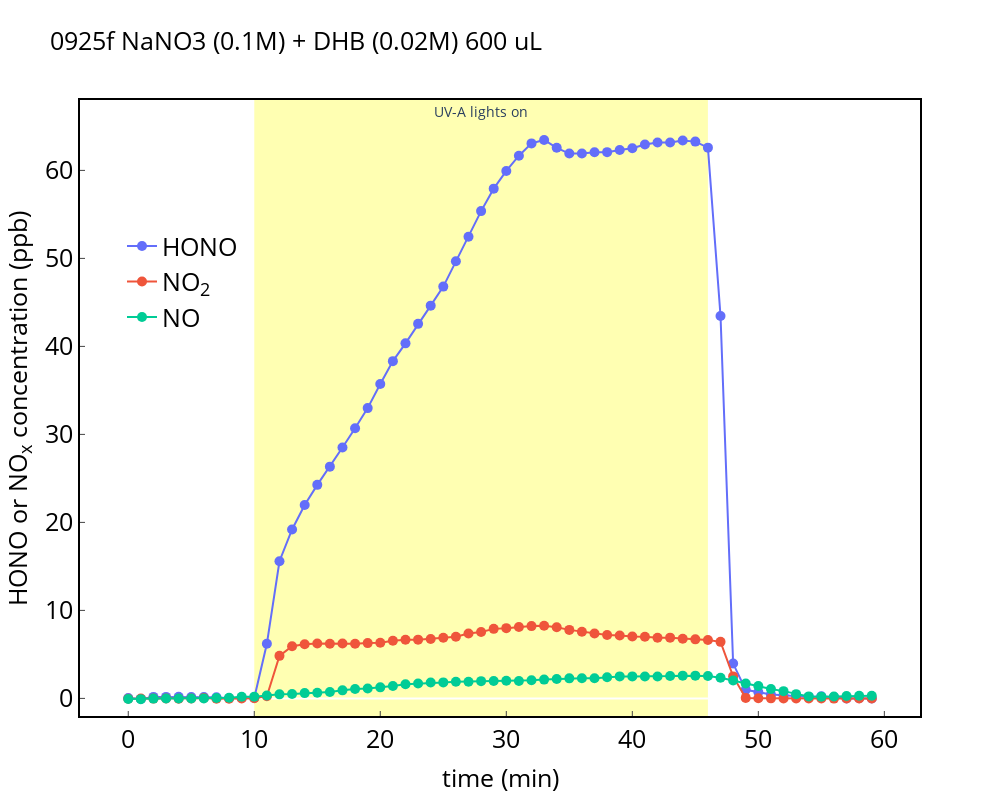

Here is the notebook cell this chart was saved with:
### Code cell
df=pd.merge(pd.merge(pd.merge(df_hono_icad,df_no2_icad,on='date_time'),df_nox_t200,on='date_time'),df_rh,on='date_time')
# df=pd.merge(pd.merge(df_hono_icad,df_no2_icad,on='date_time'),df_nox_t200,on='date_time')
# df=pd.merge(df_hono_icad,df_no2_icad,on='date_time')

# correct HONO background
print(df[df['date_time'] == '2023-09-25 18:03:00'])
# df.hono=df.hono-df.hono[46:76].mean()
time_start=576-10
df=df[time_start:time_start+30+30]
# df=df[time_start:time_start+39]

x_minutes=(df['date_time'] - df['date_time'][time_start]).dt.total_seconds().div(60).astype(int)
df['x_minutes']=x_minutes

x= df.x_minutes
# x= df.date_time

fig_1= go.Figure()
fig_1.add_trace(go.Scatter(x=x,y=df.hono,yaxis = "y1",mode='markers+lines',marker_size=10,line_width=2,name="HONO"))
fig_1.add_trace(go.Scatter(x= x,y=df.no2,yaxis = "y1",mode='markers+lines',marker_size=10,line_width=2,name="NO<sub>2</sub>"))
fig_1.add_trace(go.Scatter(x= x,y=df.no,yaxis = "y1",mode='markers+lines',marker_size=10,line_width=2,name="NO"))

# fig_1.add_trace(go.Scatter(x= df.date_time,y=df.no,yaxis = "y1",mode='markers+lines',marker_size=10,line_width=2,name="NO"))
# fig_1.add_trace(go.Scatter(x= df.date_time,y=df.no+df.no2+df.hono,yaxis = "y1",mode='markers+lines',marker_size=10,line_width=2,name="no"))
fig_1.update_layout(title='0925f NaNO3 (0.1M) + DHB (0.02M) 600 uL ',titlefont=dict(color="black",size=25))
# fig_1.update_layout( bargap=0)
fig_1.update_layout(
  plot_bgcolor = 'white',paper_bgcolor = 'white',autosize=False,width=1000, height=800,
    xaxis=dict( title="time (min)",titlefont=dict(color="black",size=25),showline=True, mirror= True,tickfont=dict(color='black',size=25 ),linecolor="black", linewidth=2,ticks='inside'),
    yaxis=dict( title='HONO or NO<sub>x</sub> concentration (ppb)', 
               range=[-2,68],
               titlefont=dict(color="black",size=25),mirror= True,tickfont=dict(color='black',size=25 ),linecolor="black", linewidth=2,ticks='inside'),
    yaxis2=dict(title='',titlefont=dict(color="black",size=25),tickfont=dict(color="black" ,size=25),ticks='inside',anchor="free",overlaying="y", side="right", position=1, linecolor="black", linewidth=2,showticklabels = True) )
fig_1.update_layout(legend=dict(yanchor="top",y=0.8 ,xanchor="left",x=0.05,  font=dict( size=25,color="black")))
fig_1.update_layout(xaxis=dict(showgrid=False),
              yaxis=dict(showgrid=False)
)

fig_1.add_vrect(x0=10, x1=46,annotation_text="UV-A lights on", annotation_position="top",annotation_font_size=14,fillcolor="yellow", opacity=0.3,layer="below", line_width=0)

config = {'displayModeBar': True}
fig_1.show(config=config)
# fig_1.to_image('3.jpeg')

### Figure 1 — Plotly figure (JSON) as saved in the notebook; plotly's stock layout.template omitted (floating-point values rounded to 4 significant figures)
{"data": [{"line": {"width": 2}, "marker": {"size": 10}, "mode": "markers+lines", "name": "HONO", "type": "scatter", "x": [0, 1, 2, 3, 4, 5, 6, 7, 8, 9, 10, 11, 12, 13, 14, 15, 16, 17, 18, 19, 20, 21, 22, 23, 24, 25, 26, 27, 28, 29, 30, 31, 32, 33, 34, 35, 36, 37, 38, 39, 40, 41, 42, 43, 44, 45, 46, 47, 48, 49, 50, 51, 52, 53, 54, 55, 56, 57, 58, 59], "y": [0.03167, -0.05783, 0.1728, 0.1722, 0.1845, 0.1522, 0.1453, 0.136, 0.022, 0.04567, 0.04183, 6.202, 15.59, 19.2, 21.98, 24.27, 26.34, 28.51, 30.7, 32.99, 35.72, 38.33, 40.35, 42.56, 44.63, 46.79, 49.68, 52.46, 55.37, 57.93, 59.94, 61.67, 63.07, 63.46, 62.57, 61.91, 61.91, 62.07, 62.08, 62.31, 62.52, 62.94, 63.18, 63.18, 63.39, 63.27, 62.58, 43.46, 3.959, 0.975, 0.7166, 0.4402, 0.347, 0.2158, 0.169, 0.25, 0.1543, -0.005333, 0.02267, -0.014], "yaxis": "y"}, {"line": {"width": 2}, "marker": {"size": 10}, "mode": "markers+lines", "name": "NO<sub>2</sub>", "type": "scatter", "x": [0, 1, 2, 3, 4, 5, 6, 7, 8, 9, 10, 11, 12, 13, 14, 15, 16, 17, 18, 19, 20, 21, 22, 23, 24, 25, 26, 27, 28, 29, 30, 31, 32, 33, 34, 35, 36, 37, 38, 39, 40, 41, 42, 43, 44, 45, 46, 47, 48, 49, 50, 51, 52, 53, 54, 55, 56, 57, 58, 59], "y": [-0.03657, -0.01882, -0.02205, 0.001833, -0.0319, -0.01798, 0.0401, -0.04813, -0.04553, -0.01092, 0.0091, 0.2492, 4.837, 5.922, 6.157, 6.235, 6.215, 6.245, 6.214, 6.285, 6.325, 6.551, 6.674, 6.678, 6.742, 6.888, 7.006, 7.374, 7.55, 7.901, 7.984, 8.11, 8.216, 8.253, 8.09, 7.786, 7.567, 7.38, 7.211, 7.155, 7.027, 7.012, 6.882, 6.906, 6.778, 6.709, 6.631, 6.424, 2.5, 0.05778, 0.02413, 0.006033, -0.0191, -0.0072, -0.01392, -0.004817, -0.02127, 0.00052, -0.0043, 0.0011], "yaxis": "y"}, {"line": {"width": 2}, "marker": {"size": 10}, "mode": "markers+lines", "name": "NO", "type": "scatter", "x": [0, 1, 2, 3, 4, 5, 6, 7, 8, 9, 10, 11, 12, 13, 14, 15, 16, 17, 18, 19, 20, 21, 22, 23, 24, 25, 26, 27, 28, 29, 30, 31, 32, 33, 34, 35, 36, 37, 38, 39, 40, 41, 42, 43, 44, 45, 46, 47, 48, 49, 50, 51, 52, 53, 54, 55, 56, 57, 58, 59], "y": [-0.075, -0.085, -0.025, -0.02, -0.015, -0.01579, 0, 0.05, 0.07, 0.195, 0.2, 0.33, 0.46, 0.5, 0.6, 0.65, 0.725, 0.915, 1.075, 1.13, 1.255, 1.411, 1.605, 1.7, 1.8, 1.82, 1.9, 1.9, 1.96, 1.97, 2, 1.985, 2.055, 2.135, 2.2, 2.28, 2.285, 2.284, 2.405, 2.5, 2.5, 2.485, 2.49, 2.54, 2.585, 2.585, 2.555, 2.355, 2.03, 1.7, 1.405, 1.07, 0.8263, 0.485, 0.23, 0.2, 0.21, 0.275, 0.3, 0.3], "yaxis": "y"}], "layout": {"annotations": [{"font": {"size": 14}, "showarrow": false, "text": "UV-A lights on", "x": 28, "xanchor": "center", "xref": "x", "y": 1, "yanchor": "top", "yref": "y domain"}], "autosize": false, "height": 800, "legend": {"font": {"color": "black", "size": 25}, "x": 0.05, "xanchor": "left", "y": 0.8, "yanchor": "top"}, "paper_bgcolor": "white", "plot_bgcolor": "white", "shapes": [{"fillcolor": "yellow", "layer": "below", "line": {"width": 0}, "opacity": 0.3, "type": "rect", "x0": 10, "x1": 46, "xref": "x", "y0": 0, "y1": 1, "yref": "y domain"}], "title": {"font": {"color": "black", "size": 25}, "text": "0925f NaNO3 (0.1M) + DHB (0.02M) 600 uL "}, "width": 1000, "xaxis": {"linecolor": "black", "linewidth": 2, "mirror": true, "showgrid": false, "showline": true, "tickfont": {"color": "black", "size": 25}, "ticks": "inside", "title": {"font": {"color": "black", "size": 25}, "text": "time (min)"}}, "yaxis": {"linecolor": "black", "linewidth": 2, "mirror": true, "range": [-2, 68], "showgrid": false, "tickfont": {"color": "black", "size": 25}, "ticks": "inside", "title": {"font": {"color": "black", "size": 25}, "text": "HONO or NO<sub>x</sub> concentration (ppb)"}}, "yaxis2": {"anchor": "free", "linecolor": "black", "linewidth": 2, "overlaying": "y", "position": 1, "showticklabels": true, "side": "right", "tickfont": {"color": "black", "size": 25}, "ticks": "inside", "title": {"font": {"color": "black", "size": 25}, "text": ""}}}}
